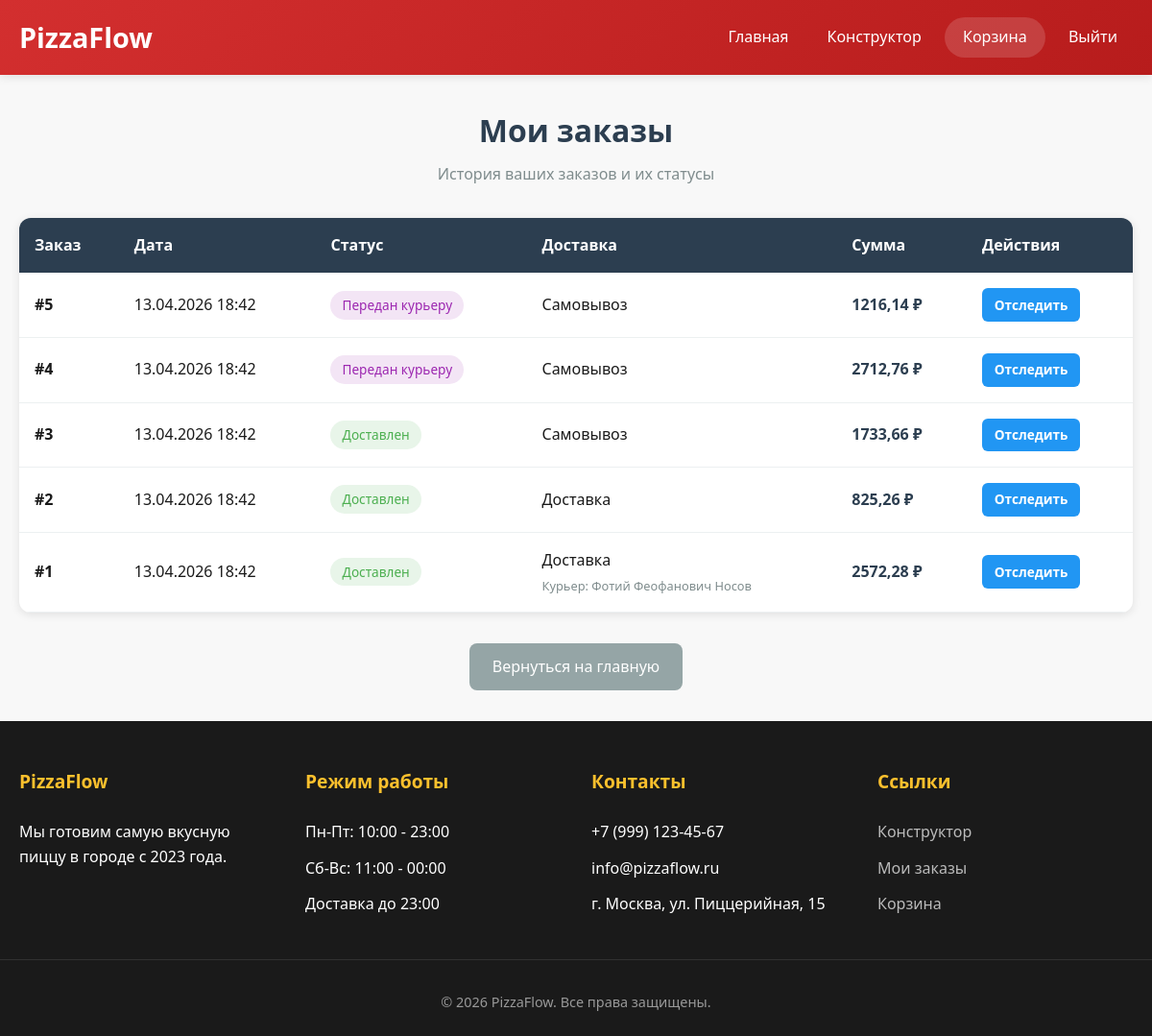
/my_orders/ (signed in), run on an earlier commit of the app's database.
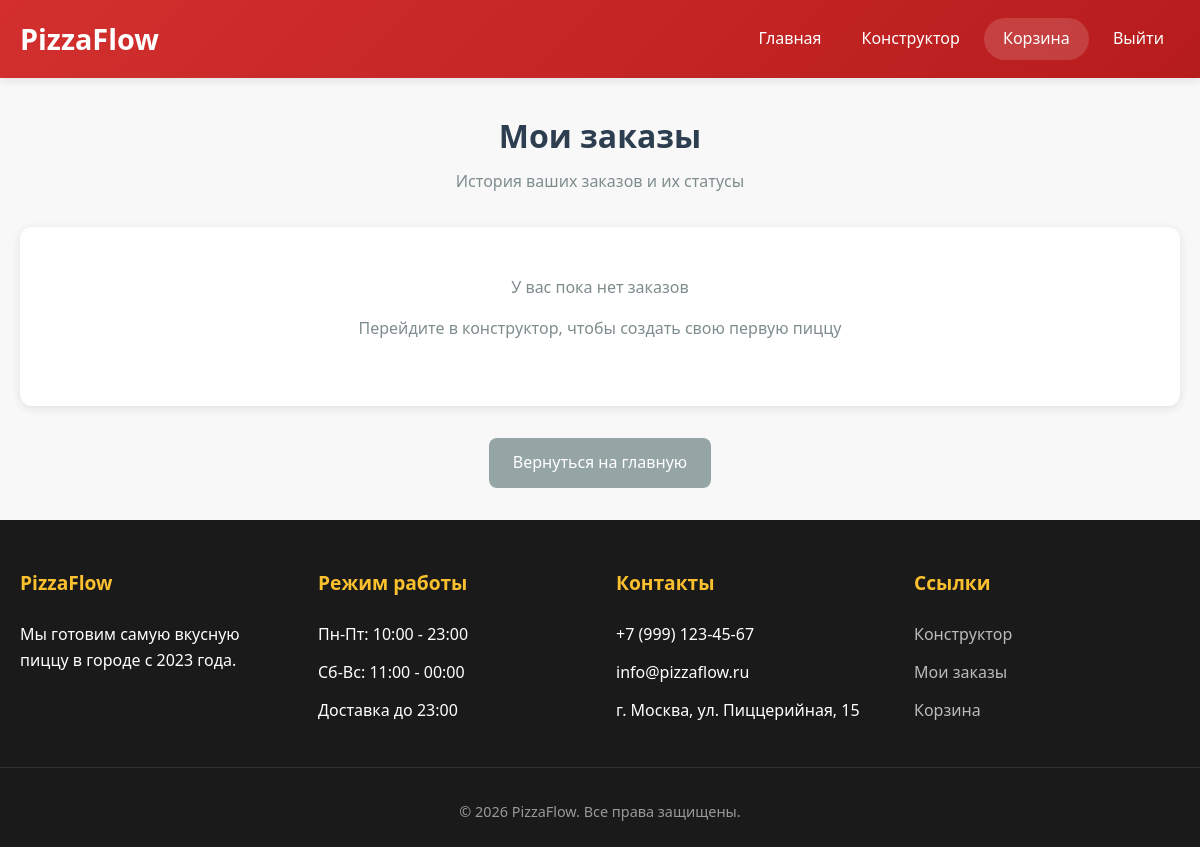
And on a later commit of the database.
### pizza/models.py (models this page shows, shortened)
class Order(models.Model):
    STATUS_CHOICES = [
        ('Принят', 'Принят'),
        ('Готовится', 'Готовится'),
        ('В печи', 'В печи'),
        ('Передан курьеру', 'Передан курьеру'),
        ('Доставлен', 'Доставлен'),
        ('Отменен', 'Отменен'),
    ]
    STATUS_FOR_DELIVERY = ['Принят', 'Готовится', 'В печи', 'Передан курьеру', 'Доставлен']
    STATUS_FOR_PICKUP = ['Принят', 'Готовится', 'В печи', 'Доставлен']
    order_id = models.AutoField(primary_key=True)
    client = models.ForeignKey(Client, on_delete=models.CASCADE)
    courier = models.ForeignKey('Courier', on_delete=models.SET_NULL, null=True, blank=True)
    status = models.CharField(max_length=50, choices=STATUS_CHOICES, default='Принят')
    delivery_type = models.CharField(max_length=20, choices=[('delivery', 'Доставка'), ('pickup', 'Самовывоз')])
    amount = models.FloatField()
    address = models.CharField(max_length=255, blank=True)
    created_at = models.DateTimeField(default=timezone.now)
    updated_at = models.DateTimeField(auto_now=True)

class Courier(models.Model):
    courier_id = models.AutoField(primary_key=True)
    name = models.CharField(max_length=100)
    phone = models.CharField(max_length=20)
    status = models.CharField(max_length=30, default="Свободен")

### pizza/views.py (the view)
# urls.py: path('my_orders/', views.my_orders, name='my_orders'),
def my_orders(request):
    if 'user_id' not in request.session:
        return redirect('login')
    orders = Order.objects.filter(client_id=request.session['user_id']).order_by('-created_at')
    return render(request, 'my_orders.html', {'orders': orders})

### pizza/context_processors.py (called while the page is built)
def cart_count(request):
    cart = request.session.get('cart', {})
    count = sum(item.get('quantity', 1) for item in cart.values())
    return {'cart_count': count}

### templates/my_orders.html (shortened to what this page needs)
{% extends 'base.html' %}
{% block content %}
<div class="orders-container">
    <div class="orders-header">
        <h1>Мои заказы</h1>
        <p>История ваших заказов и их статусы</p>
    </div>
    {% if orders %}
        <div class="orders-table">
            <table>
                <thead>
                    <tr>
                        <th>Заказ</th>
                        <th>Дата</th>
                        <th>Статус</th>
                        <th>Доставка</th>
                        <th>Сумма</th>
                        <th>Действия</th>
                    </tr>
                </thead>
                <tbody>
                    {% for order in orders %}
                    <tr>
                        <td>
                            <strong>#{{ order.order_id }}</strong>
                        </td>
                        <td>{{ order.created_at|date:"d.m.Y H:i" }}</td>
                        <td>
                            {% if order.status == 'Принят' %}
                                <span class="status-badge status-accepted">Принят</span>
                            {% elif order.status == 'Готовится' %}
                                <span class="status-badge status-cooking">Готовится</span>
                            {% elif order.status == 'В печи' %}
                                <span class="status-badge status-oven">В печи</span>
                            {% elif order.status == 'Передан курьеру' %}
                                <span class="status-badge status-delivery">Передан курьеру</span>
                            {% elif order.status == 'Доставлен' %}
                                <span class="status-badge status-delivered">Доставлен</span>
                            {% elif order.status == 'Отменен' %}
                                <span class="status-badge status-cancelled">Отменен</span>
                            {% else %}
                                <span class="status-badge">{{ order.status }}</span>
                            {% endif %}
                        </td>
                        <td>
                            <div class="delivery-type">
                                <div>
                                    {% if order.delivery_type == 'delivery' %}
                                        Доставка
                                    {% else %}
                                        Самовывоз
                                    {% endif %}
                                    {% if order.courier and order.delivery_type == 'delivery' %}
                                        <div class="courier-info">
                                            Курьер: {{ order.courier.name }}
                                        </div>
                                    {% endif %}
                                </div>
                            </div>
                        </td>
                        <td class="order-amount amount-cell">{{ order.amount|floatformat:2 }} ₽</td>
                        <td>
                            <div class="action-buttons">
                                <a href="/order/{{ order.order_id }}/track/" class="btn-action btn-track">Отследить</a>
                            </div>
                        </td>
                    </tr>
                    {% endfor %}
                </tbody>
            </table>
        </div>
    {% else %}
        <div class="empty-orders">
            <p>У вас пока нет заказов</p>
            <p>Перейдите в конструктор, чтобы создать свою первую пиццу</p>
        </div>
    {% endif %}
    <div style="text-align: center;">
        <a href="/" class="back-link">Вернуться на главную</a>
    </div>
</div>
{% endblock %}

### templates/base.html (shortened to what this page needs)
<!DOCTYPE html>
<html lang="ru">
<head>
</head>
<body>
    <header>
        <div class="header-container">
            <a href="/" class="logo">
                PizzaFlow
            </a>
            <nav id="mainNav">
                <ul>
                    <li><a href="/">Главная</a></li>
                    <li><a href="/constructor">Конструктор</a></li>
                    <li><a href="/cart" class="cart-link">
                        Корзина
                    </a></li>
                    {% if request.session.user_id %}
                        <li><a href="/logout">Выйти</a></li>
                    {% else %}
                        <li><a href="/admin-login">Войти как админ</a></li>
                        <li><a href="/login">Войти</a></li>
                    {% endif %}
                </ul>
            </nav>
        </div>
    </header>
    <main>
        <div class="container">
            {% if request.path == '/' %}
            <div class="hero">
                <h1>Добро пожаловать в PizzaFlow</h1>
                <p>Самая вкусная пицца с доставкой на дом</p>
                <div class="hero-buttons">
                    <a href="/constructor" class="btn btn-large">Собрать свою пиццу</a>
                    <a href="/my_orders" class="btn btn-large btn-outline-light">Мои заказы</a>
                </div>
            </div>
            <div class="features">
                <div class="feature-card">
                    <div class="feature-icon">🍕</div>
                    <h3>Свежая пицца</h3>
                    <p>Готовим только из свежих ингредиентов. Тесто готовим сами каждое утро</p>
                </div>
                <div class="feature-card">
                    <div class="feature-icon">🚚</div>
                    <h3>Быстрая доставка</h3>
                    <p>Доставим за 30 минут или пицца бесплатно</p>
                </div>
                <div class="feature-card">
                    <div class="feature-icon">🎨</div>
                    <h3>Конструктор пиццы</h3>
                    <p>Создайте пиццу своей мечты с любимыми ингредиентами</p>
                </div>
            </div>
            {% if pizzas %}
            <div class="section-title">
                <h2>Наши пиццы</h2>
            </div>
            <div class="pizza-grid">
                {% for pizza in pizzas %}
                <div class="pizza-card">
                    <div class="pizza-image">🍕</div>
                    <div class="pizza-info">
                        <h3>{{ pizza.name }}</h3>
                        <p>{{ pizza.description|default:"Вкусная пицца из свежих ингредиентов"|truncatechars:80 }}</p>
                        <div class="pizza-footer">
                            <span class="pizza-price">{{ pizza.base_price }} ₽</span>
                            <button class="btn" onclick="addToCart('pizza', {{ pizza.pizza_id }}, '{{ pizza.name }}', {{ pizza.base_price }})">В корзину</button>
                        </div>
                    </div>
                </div>
                {% endfor %}
            </div>
            {% endif %}
            <div class="stats">
                <div class="stat-item">
                    <h3>{{ total_clients|default:"1000" }}+</h3>
                    <p>Довольных клиентов</p>
                </div>
                <div class="stat-item">
                    <h3>30 мин</h3>
                    <p>Среднее время доставки</p>
                </div>
                <div class="stat-item">
                    <h3>{{ pizzas_count|default:"15" }}+</h3>
                    <p>Видов пиццы</p>
                </div>
                <div class="stat-item">
                    <h3>{{ couriers_count|default:"5" }}</h3>
                    <p>Курьеров на связи</p>
                </div>
            </div>
            <div class="cta">
                <h2>Готовы попробовать?</h2>
                <p>Соберите свою идеальную пиццу прямо сейчас</p>
                <a href="/constructor" class="btn btn-large" style="background: white; color: #d32f2f;">Собрать пиццу</a>
            </div>
            {% else %}
            {% block content %}{% endblock %}
            {% endif %}
        </div>
    </main>
    <footer>
        <div class="footer-content">
            <div class="footer-column">
                <h3>PizzaFlow</h3>
                <p>Мы готовим самую вкусную пиццу в городе с 2023 года.</p>
            </div>
            <div class="footer-column">
                <h3>Режим работы</h3>
                <ul>
                    <li>Пн-Пт: 10:00 - 23:00</li>
                    <li>Сб-Вс: 11:00 - 00:00</li>
                    <li>Доставка до 23:00</li>
                </ul>
            </div>
            <div class="footer-column">
                <h3>Контакты</h3>
                <ul>
                    <li>+7 (999) 123-45-67</li>
                    <li>info@pizzaflow.ru</li>
                    <li>г. Москва, ул. Пиццерийная, 15</li>
                </ul>
            </div>
            <div class="footer-column">
                <h3>Ссылки</h3>
                <ul>
                    <li><a href="/constructor">Конструктор</a></li>
                    <li><a href="/my_orders">Мои заказы</a></li>
                    <li><a href="/cart">Корзина</a></li>
                </ul>
            </div>
        </div>
        <div class="copyright">
            © 2026 PizzaFlow. Все права защищены.
        </div>
    </footer>
</body>
</html>

### templates/base.html (style rules this page uses)
* { margin: 0; padding: 0; box-sizing: border-box; }
:root { --primary: #d32f2f; --primary-dark: #b71c1c; --secondary: #fbc02d; --dark: #1a1a1a; --light: #f8f8f8; --shadow: 0 2px 10px rgba(0, 0, 0, 0.1); --transition: all 0.3s ease; }
body { font-family: 'Segoe UI', Tahoma, Geneva, Verdana, sans-serif; background: var(--light); color: var(--dark); min-height: 100vh; display: flex; flex-direction: column; line-height: 1.6; }
header { background: linear-gradient(135deg, var(--primary) 0%, var(--primary-dark) 100%); color: white; padding: 1rem 0; position: sticky; top: 0; z-index: 1000; box-shadow: var(--shadow); }
.header-container { max-width: 1200px; margin: 0 auto; padding: 0 20px; display: flex; justify-content: space-between; align-items: center; flex-wrap: wrap; }
.logo { font-size: 1.8rem; font-weight: 700; text-decoration: none; color: white; display: flex; align-items: center; gap: 8px; }
nav ul { display: flex; list-style: none; gap: 0.5rem; flex-wrap: wrap; }
nav a { color: white; text-decoration: none; font-weight: 500; padding: 0.5rem 1rem; border-radius: 25px; transition: var(--transition); display: inline-block; }
.cart-link { position: relative; background: rgba(255, 255, 255, 0.15); padding: 0.5rem 1.2rem; }
main { flex: 1; }
.container { max-width: 1200px; margin: 0 auto; padding: 2rem 20px; }
footer { background: var(--dark); color: white; padding: 3rem 0 1.5rem; margin-top: auto; }
.footer-content { max-width: 1200px; margin: 0 auto; padding: 0 20px; display: grid; grid-template-columns: repeat(4, 1fr); gap: 2rem; }
.footer-column h3 { color: var(--secondary); margin-bottom: 1.5rem; font-size: 1.2rem; }
.footer-column ul { list-style: none; }
.footer-column ul li { margin: 0.75rem 0; }
.footer-column a { color: #bbb; text-decoration: none; transition: var(--transition); }
.copyright { text-align: center; padding-top: 2rem; margin-top: 2rem; border-top: 1px solid rgba(255, 255, 255, 0.1); color: #999; font-size: 0.9rem; }

### templates/my_orders.html (style rules this page uses)
.orders-container { max-width: 1200px; margin: 0 auto; }
.orders-header { text-align: center; margin-bottom: 2rem; }
.orders-header h1 { font-size: 2rem; color: #2c3e50; margin-bottom: 0.5rem; }
.orders-header p { color: #7f8c8d; }
.empty-orders { text-align: center; padding: 3rem; background: white; border-radius: 12px; box-shadow: 0 2px 10px rgba(0,0,0,0.1); }
.empty-orders p { color: #7f8c8d; margin-bottom: 1rem; }
.back-link { display: inline-block; margin-top: 2rem; padding: 0.75rem 1.5rem; background: #95a5a6; color: white; text-decoration: none; border-radius: 8px; transition: background 0.3s ease; }

What changed in the data, as far as the page shows it:
removed Order: order_id "5", created_at "13.04.2026 18:42", status "Передан курьеру", delivery_type "Самовывоз", amount "1216,14"
removed Order: order_id "4", created_at "13.04.2026 18:42", status "Передан курьеру", delivery_type "Самовывоз", amount "2712,76"
removed Order: order_id "3", created_at "13.04.2026 18:42", status "Доставлен", delivery_type "Самовывоз", amount "1733,66"
removed Order: order_id "2", created_at "13.04.2026 18:42", status "Доставлен", delivery_type "Доставка", amount "825,26"
removed Order: order_id "1", created_at "13.04.2026 18:42", status "Доставлен", delivery_type "Доставка", courier.name "Фотий Феофанович Носов", amount "2572,28"
Also different on the page:
text no longer shown: "Заказ Дата Статус Доставка Сумма Действия"
text now shown: "У вас пока нет заказов Перейдите в конструктор, чтобы создать свою первую пиццу"
